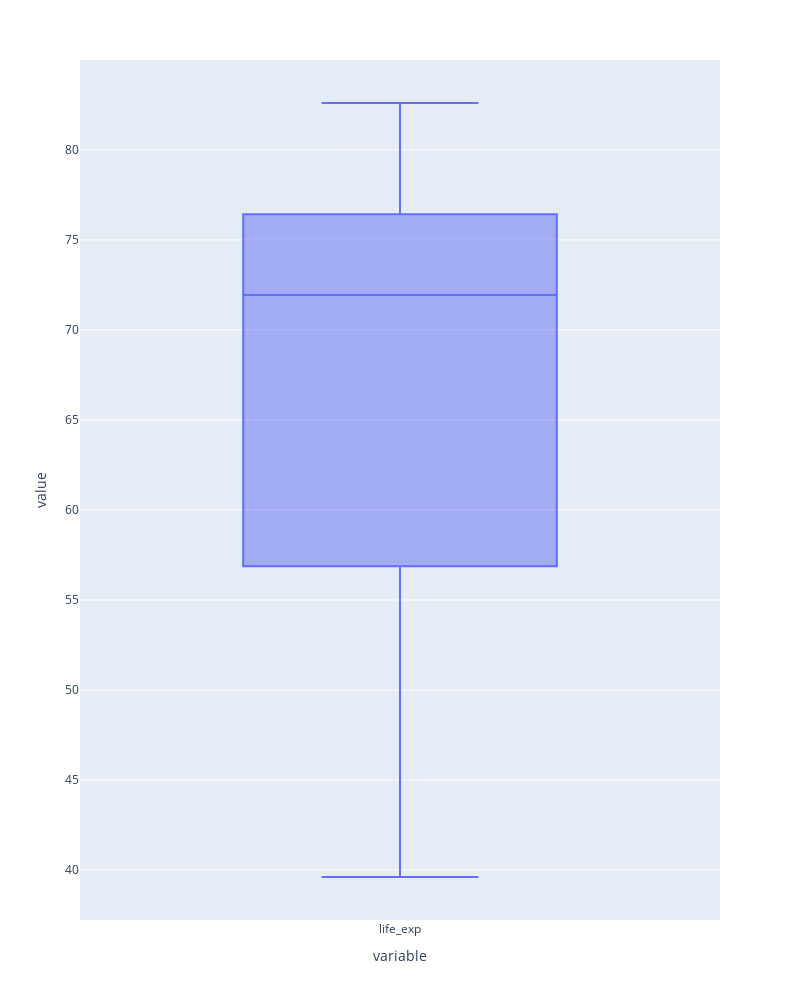

Notebook code for this chart:
### Code cell
# Box plot
fig6 = px.box(df['life_exp'])
fig6.update_layout(height=1000, width=800)
fig6.show()

### Figure 1 — Plotly figure (JSON) as saved in the notebook; plotly's stock layout.template omitted (floating-point values rounded to 4 significant figures; data arrays with more than 128 entries replaced by an {"elided": "..."} marker saying what was removed)
{"data": [{"alignmentgroup": "True", "hovertemplate": "variable=%{x}<br>value=%{y}<extra></extra>", "legendgroup": "", "marker": {"color": "#636efa"}, "name": "", "notched": false, "offsetgroup": "", "orientation": "v", "showlegend": false, "type": "box", "x": {"elided": "142 str values"}, "x0": " ", "xaxis": "x", "y": {"elided": "142 float values"}, "y0": " ", "yaxis": "y"}], "layout": {"boxmode": "group", "height": 1000, "legend": {"tracegroupgap": 0}, "margin": {"t": 60}, "width": 800, "xaxis": {"anchor": "y", "domain": [0, 1], "title": {"text": "variable"}}, "yaxis": {"anchor": "x", "domain": [0, 1], "title": {"text": "value"}}}}
